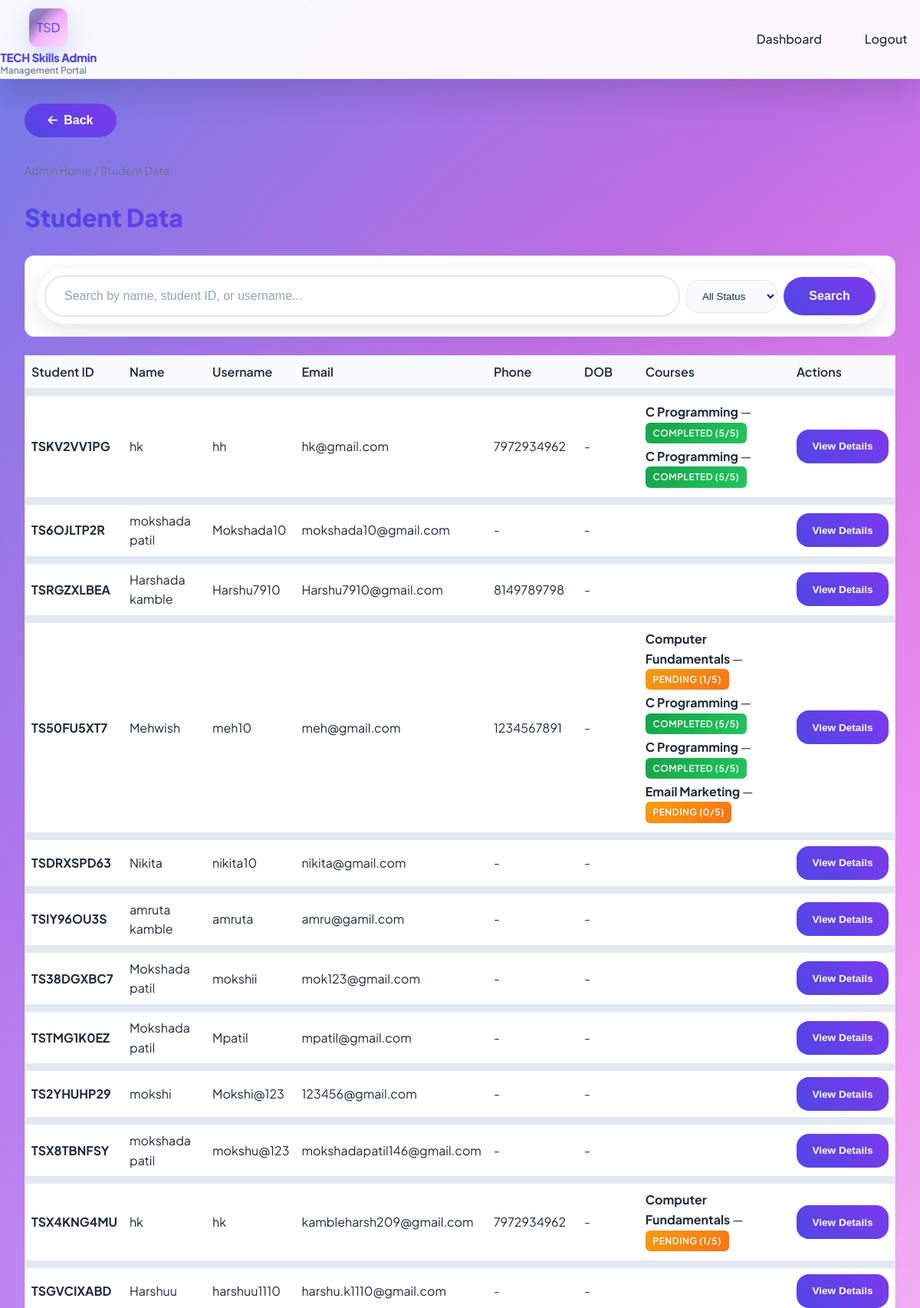
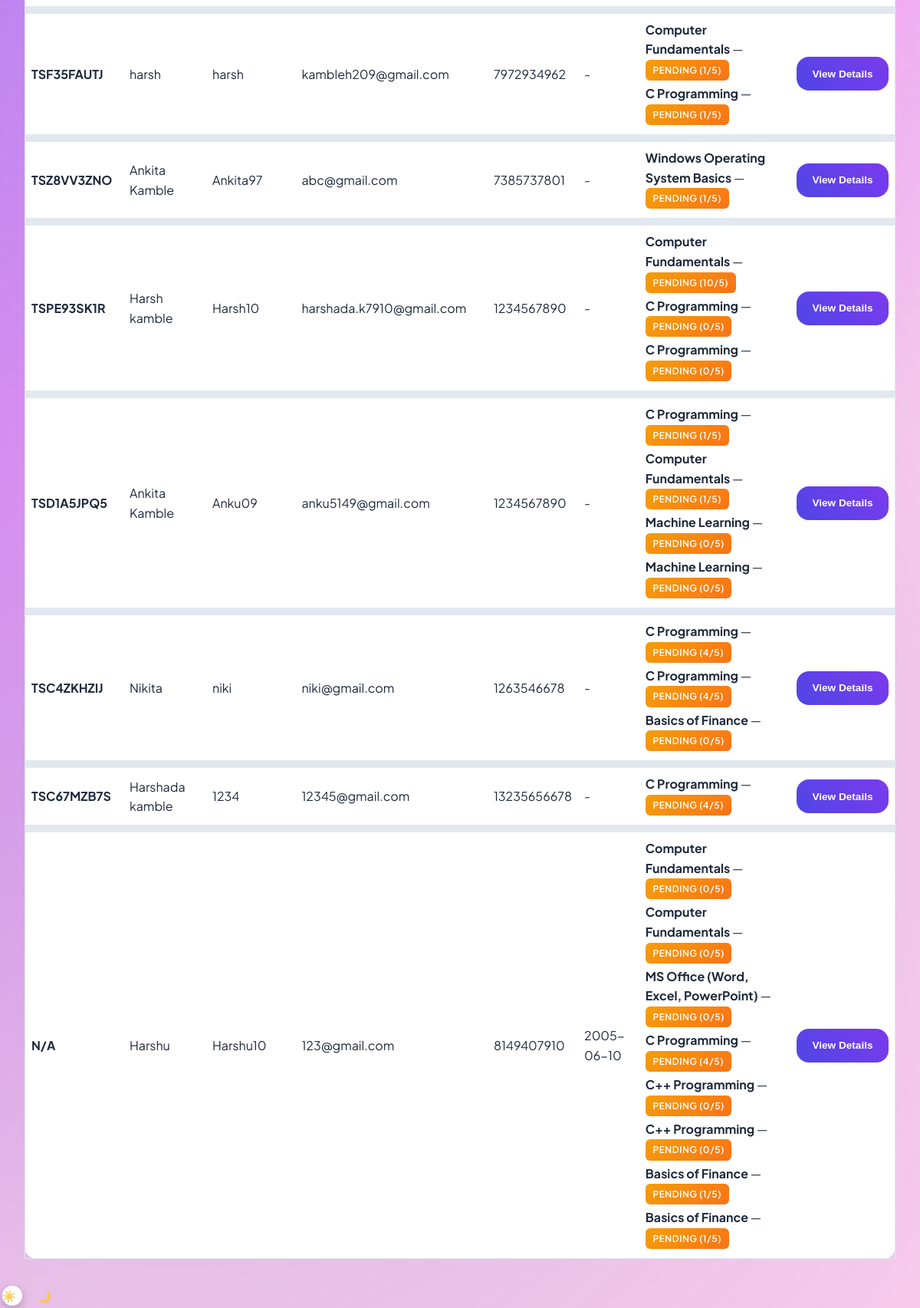
/admin/students (signed in), run on the app's committed database (2 pictures, top to bottom).
### models.py (models this page shows, shortened)
class User(UserMixin, db.Model):
    __tablename__ = "users"
    id = db.Column(db.Integer, primary_key=True)
    username = db.Column(db.String(80), unique=True, nullable=False)
    email = db.Column(db.String(120), unique=True, nullable=False)
    password_hash = db.Column(db.String(256), nullable=False)
    full_name = db.Column(db.String(120), nullable=True)
    role = db.Column(db.String(20), default="student")  # student | admin
    student_id = db.Column(db.String(20), unique=True, nullable=True)  # Unique identification code
    created_at = db.Column(db.DateTime, default=datetime.utcnow)

class StudentDetail(db.Model):
    __tablename__ = "student_details"
    id = db.Column(db.Integer, primary_key=True)
    user_id = db.Column(db.Integer, db.ForeignKey("users.id"), nullable=False)
    phone = db.Column(db.String(20), nullable=True)
    date_of_birth = db.Column(db.Date, nullable=True)
    updated_at = db.Column(db.DateTime, default=datetime.utcnow, onupdate=datetime.utcnow)
    user = db.relationship("User", backref=db.backref("student_detail", uselist=False))

class Course(db.Model):
    __tablename__ = "courses"
    id = db.Column(db.Integer, primary_key=True)
    category_id = db.Column(db.Integer, db.ForeignKey("categories.id"), nullable=False)
    name = db.Column(db.String(200), nullable=False)
    slug = db.Column(db.String(200), nullable=False)
    description = db.Column(db.Text, nullable=True)
    duration_weeks = db.Column(db.Integer, default=4)
    syllabus_text = db.Column(db.Text, nullable=True)
    topics = db.relationship("CourseTopic", backref="course", lazy="dynamic", order_by="CourseTopic.order")
    enrollments = db.relationship("Enrollment", backref="course", lazy="dynamic")

### app.py (the view)
@app.route("/admin/students")
@login_required
@admin_required
def admin_students():
    search_query = request.args.get("q", "").strip()
    status_filter = request.args.get("status", "")  # pending, completed, all
    q = User.query.filter_by(role="student")
    if search_query:
        q = q.filter(
            (User.full_name.ilike(f"%{search_query}%")) |
            (User.student_id.ilike(f"%{search_query}%")) |
            (User.username.ilike(f"%{search_query}%"))
        )
    students = q.order_by(User.created_at.desc()).all()
    student_data = []
    for student in students:
        enrollments = Enrollment.query.filter_by(user_id=student.id).all()
        courses_data = []
        for enr in enrollments:
            course = enr.course
            topics = CourseTopic.query.filter_by(course_id=course.id).order_by(CourseTopic.order).all()
            completed_topics = TopicProgress.query.filter_by(user_id=student.id, course_id=course.id).all()
            completed_ids = {t.topic_id for t in completed_topics}
            total_topics = len(topics)
            completed_count = len(completed_ids)
            status = "completed" if completed_count == total_topics and total_topics > 0 else "pending"
            courses_data.append({
                "course": course,
                "status": status,
                "progress": f"{completed_count}/{total_topics}"
            })
        if status_filter == "pending":
            courses_data = [c for c in courses_data if c["status"] == "pending"]
        elif status_filter == "completed":
            courses_data = [c for c in courses_data if c["status"] == "completed"]
        if not status_filter or courses_data:
            student_data.append({
                "student": student,
                "courses": courses_data,
                "detail": StudentDetail.query.filter_by(user_id=student.id).first()
            })
    return render_template("admin/admin_students.html", student_data=student_data, search_query=search_query, status_filter=status_filter)

### app.py (called while the page is built)
@login_manager.user_loader
def load_user(user_id):
    if user_id is None:
        return None
    try:
        return User.query.get(int(user_id))
    except (ValueError, TypeError):
        return None

def admin_required(f):
    @wraps(f)
    def decorated(*args, **kwargs):
        if not current_user.is_authenticated or current_user.role != "admin":
            flash("Admin access required.", "error")
            return redirect(url_for("admin_login"))
        return f(*args, **kwargs)
    return decorated

### templates/admin/admin_students.html (shortened to what this page needs)
{% extends "base.html" %}
{% block content %}
<nav class="breadcrumb"><a href="{{ url_for('admin_dashboard') }}">Admin Home</a> / Student Data</nav>
<h1 class="page-title">Student Data</h1>
<div class="admin-search-bar" style="margin-bottom: 1.5rem;">
    <form method="get" action="{{ url_for('admin_students') }}" class="search-form">
        <input type="text" name="q" value="{{ search_query }}" placeholder="Search by name, student ID, or username..." class="search-input">
        <select name="status" class="search-select">
            <option value="">All Status</option>
        </select>
        <button type="submit" class="search-btn">Search</button>
    </form>
</div>
<div class="admin-table-wrap">
    <table class="admin-table">
        <thead>
            <tr>
                <th>Student ID</th>
                <th>Name</th>
                <th>Username</th>
                <th>Email</th>
                <th>Phone</th>
                <th>DOB</th>
                <th>Courses</th>
                <th>Actions</th>
            </tr>
        </thead>
        <tbody>
            {% for data in student_data %}
            {% set student = data.student %}
            {% set detail = data.detail %}
            <tr>
                <td><strong>{{ student.student_id or 'N/A' }}</strong></td>
                <td>{{ student.full_name or student.username }}</td>
                <td>{{ student.username }}</td>
                <td>{{ student.email }}</td>
                <td>{{ detail.phone if detail else '-' }}</td>
                <td>{{ detail.date_of_birth.strftime('%Y-%m-%d') if detail and detail.date_of_birth else '-' }}</td>
                <td>
                    {% for course_info in data.courses %}
                    <div style="margin-bottom: 0.25rem;">
                        <strong>{{ course_info.course.name }}</strong> —
                        <span class="badge {% if course_info.status == 'completed' %}badge-success{% else %}badge-pending{% endif %}">
                            {{ course_info.status }} ({{ course_info.progress }})
                        </span>
                    </div>
                    {% endfor %}
                </td>
                <td>
                    <button type="button" class="btn btn-secondary" onclick="showStudentDetails({{ student.id }}, '{{ student.username }}', '{{ student.password_hash[:20] }}...')" style="padding: 0.3rem 0.6rem; font-size: 0.85rem;">View Details</button>
                </td>
            </tr>
            {% endfor %}
        </tbody>
    </table>
</div>
{% endblock %}

### data on the page
User: student "TSKV2VV1PG", full_name "hk", username "hh", email "hk@gmail.com"
StudentDetail: phone "7972934962", date_of_birth "-"
Course: course.name "C Programming" "C Programming" "C Programming" "C Programming" "C Programming" "C Programming" "C Programming" "C Programming" "C Programming" "C Programming" "C Programming" "C Programming"
User: student "TS6OJLTP2R", full_name "mokshada patil", username "Mokshada10", email "mokshada10@gmail.com"
User: student "TSRGZXLBEA", full_name "Harshada kamble", username "Harshu7910", email "Harshu7910@gmail.com"
StudentDetail: phone "8149789798", date_of_birth "-"
User: student "TS50FU5XT7", full_name "Mehwish", username "meh10", email "meh@gmail.com"
StudentDetail: phone "1234567891", date_of_birth "-"
Course: course.name "Computer Fundamentals" "Computer Fundamentals" "Computer Fundamentals" "Computer Fundamentals" "Computer Fundamentals" "Computer Fundamentals" "Computer Fundamentals"
Course: course.name "Email Marketing"
User: student "TSDRXSPD63", full_name "Nikita", username "nikita10", email "nikita@gmail.com"
User: student "TSIY96OU3S", full_name "amruta kamble", username "amruta", email "amru@gamil.com"
User: student "TS38DGXBC7", full_name "Mokshada patil", username "mokshii", email "mok123@gmail.com"
User: student "TSTMG1K0EZ", full_name "Mokshada patil", username "Mpatil", email "mpatil@gmail.com"
User: student "TS2YHUHP29", full_name "mokshi", username "Mokshi@123", email "123456@gmail.com"
User: student "TSX8TBNFSY", full_name "mokshada patil", username "mokshu@123", email "mokshadapatil146@gmail.com"
User: student "TSX4KNG4MU", full_name "hk", username "hk", email "kambleharsh209@gmail.com"
StudentDetail: phone "7972934962", date_of_birth "-"
User: student "TSGVCIXABD", full_name "Harshuu", username "harshuu1110", email "harshu.k1110@gmail.com"
User: student "TSF35FAUTJ", full_name "harsh", username "harsh", email "kambleh209@gmail.com"
StudentDetail: phone "7972934962", date_of_birth "-"
User: student "TSZ8VV3ZNO", full_name "Ankita Kamble", username "Ankita97", email "abc@gmail.com"
StudentDetail: phone "7385737801", date_of_birth "-"
Course: course.name "Windows Operating System Basics"
User: student "TSPE93SK1R", full_name "Harsh kamble", username "Harsh10", email "harshada.k7910@gmail.com"
StudentDetail: phone "1234567890", date_of_birth "-"
User: student "TSD1A5JPQ5", full_name "Ankita Kamble", username "Anku09", email "anku5149@gmail.com"
StudentDetail: phone "1234567890", date_of_birth "-"
Course: course.name "Machine Learning" "Machine Learning"
User: student "TSC4ZKHZIJ", full_name "Nikita", username "niki", email "niki@gmail.com"
StudentDetail: phone "1263546678", date_of_birth "-"
Course: course.name "Basics of Finance" "Basics of Finance" "Basics of Finance"
User: student "TSC67MZB7S", full_name "Harshada kamble", username "1234", email "12345@gmail.com"
StudentDetail: phone "13235656678", date_of_birth "-"
User: full_name "Harshu", username "Harshu10", email "123@gmail.com"
StudentDetail: phone "8149407910", date_of_birth "2005-06-10"
Course: course.name "MS Office (Word, Excel, PowerPoint)"
Course: course.name "C++ Programming" "C++ Programming"

### other printed values
{{ course_info.status }} "COMPLETED" "COMPLETED" "PENDING" "COMPLETED" "COMPLETED" "PENDING" "PENDING" "PENDING" "PENDING" "PENDING" "PENDING" "PENDING" "PENDING" "PENDING" "PENDING" "PENDING" "PENDING" "PENDING" "PENDING" "PENDING" "PENDING" "PENDING" "PENDING" "PENDING" "PENDING" "PENDING" "PENDING" "PENDING" "PENDING"
{{ course_info.progress }} "5/5" "5/5" "1/5" "5/5" "5/5" "0/5" "1/5" "1/5" "1/5" "1/5" "10/5" "0/5" "0/5" "1/5" "1/5" "0/5" "0/5" "4/5" "4/5" "0/5" "4/5" "0/5" "0/5" "0/5" "4/5" "0/5" "0/5" "1/5" "1/5"
{{ detail.phone if detail else '-' }} "-" "-" "-" "-" "-" "-" "-" "-"
{{ student.student_id or 'N/A' }} "N/A"
